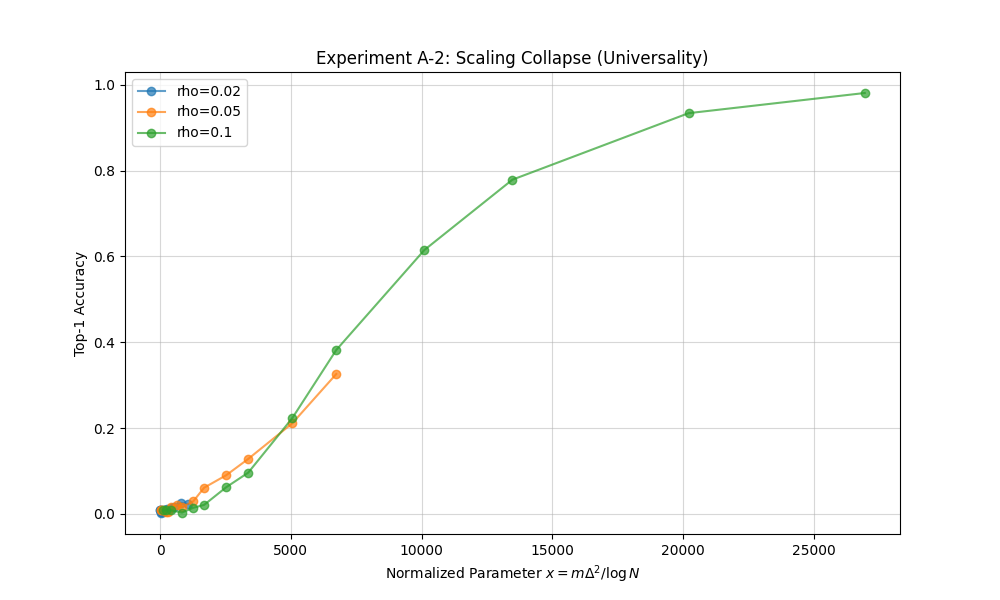

Reproduce this figure in Python.
import numpy as np
import matplotlib.pyplot as plt
from synthetic_data import make_synthetic, rewa_hash_encode

def run_experiment_a2():
    print("Running Experiment A-2: Scaling Collapse...")
    
    # Parameters
    N = 2000 
    k = 10
    W = 10000
    L = 100
    rhos = [0.02, 0.05, 0.1]
    # We need a dense sweep of m to see the curve shape clearly
    ms = [8, 16, 32, 64, 96, 128, 192, 256, 384, 512, 768, 1024, 1536, 2048]
    trials = 5
    
    results = {} # rho -> {m -> accuracy}
    
    for rho in rhos:
        print(f"  Testing rho={rho}...")
        accuracies = []
        
        for m in ms:
            trial_accs = []
            for t in range(trials):
                items, labels = make_synthetic(N, k, W, L, rho, seed=t)
                B = rewa_hash_encode(items, m, seed=t)
                
                num_queries = 200
                query_indices = np.random.choice(N, num_queries, replace=False)
                
                hits = 0
                for q_idx in query_indices:
                    q_vec = B[q_idx]
                    scores = np.dot(B, q_vec).astype(float)
                    scores[q_idx] = -np.inf
                    top1_idx = np.argmax(scores)
                    if labels[top1_idx] == labels[q_idx]:
                        hits += 1
                
                trial_accs.append(hits / num_queries)
            
            avg_acc = np.mean(trial_accs)
            accuracies.append(avg_acc)
            # print(f"    m={m}, Acc={avg_acc:.3f}")
            
        results[rho] = accuracies

    # Plotting
    plt.figure(figsize=(10, 6))
    
    for rho, accs in results.items():
        Delta = rho * L
        # Normalized x-axis: x = m * Delta^2 / log(N)
        # Note: log base? Theory usually natural log or base 2. 
        # Let's use natural log (np.log) as standard in physics/info theory scaling, 
        # or base 2 if bits. The prompt says "log N". Let's try natural log first.
        # Actually, capacity C ~ Delta^2. m_c ~ 1/C * log N.
        # So m * C / log N ~ constant.
        # x = m * Delta^2 / log(N)
        
        x_values = [m * (Delta**2) / np.log(N) for m in ms]
        
        plt.plot(x_values, accs, marker='o', linestyle='-', alpha=0.7, label=f'rho={rho}')
    
    plt.xlabel(r'Normalized Parameter $x = m \Delta^2 / \log N$')
    plt.ylabel('Top-1 Accuracy')
    plt.title('Experiment A-2: Scaling Collapse (Universality)')
    plt.grid(True, which="both", ls="-", alpha=0.5)
    plt.legend()
    
    output_path = 'experiment_a2_scaling_collapse.png'
    plt.savefig(output_path)
    print(f"Plot saved to {output_path}")

if __name__ == "__main__":
    run_experiment_a2()
